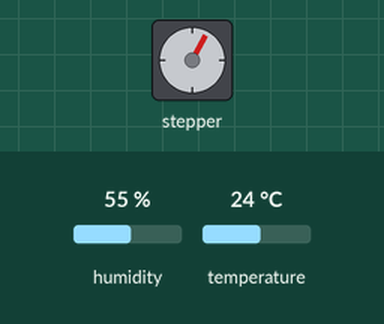
This sketch was run on a simulated ESP32. Shown: stepper motor. The test bench sets the inputs (shaded band); at power-on: temperature 24 °C, humidity 55 %. No MQTT or app messages arrive unless stated; stepper angles assume 2048 steps per turn.

Above: at 1.2 s.
1.3 s: temperature set to 20.6 °C
At 1.66 s:
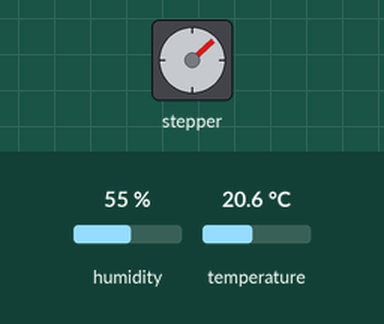
4.8 s: temperature set to 19.3 °C
At 5.2 s:
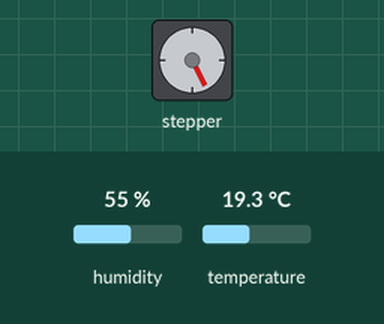
6.3 s: temperature set to 28 °C
At 6.77 s:
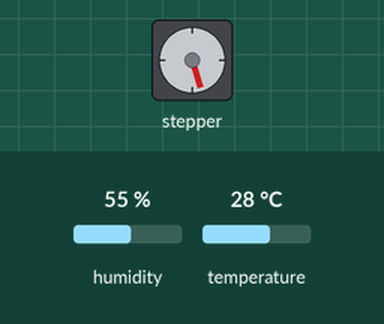
Timing chart, 0 to 19.3 s (numbered marks = the images above; inputs shaded):
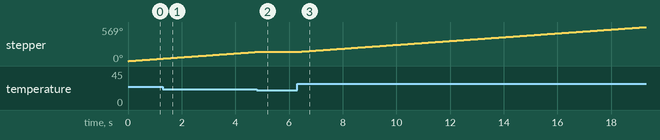

Measured:
- the behaviour switches between 20.1 and 20 °C on temperature (found by bisection; images 1 and 2)
- after the input at 4.8 s, stepper: stops changing and stays 153°
- after the input at 6.3 s, stepper: keeps turning clockwise at about 32°/s, starting at once

The sketch:

sketch.ino
```cpp
// Antônio Biasotti Amorim 32114141
// Augusto Koshiyama Bento 32150741
// Benjamim Yong Jin Kim 32169388
// Gabriel Moreira Cabral 32153074

#include "EspMQTTClient.h"
#include "DHTesp.h"
#include <AccelStepper.h>

AccelStepper stepper1(AccelStepper::FULL4WIRE, 13, 12, 14, 27);

EspMQTTClient client(
  "Wokwi-GUEST",
  "",
  "test.mosquitto.org",

  "mqtt-mack-pub-sub",
  1883
);

const int DHT_PIN = 15;

DHTesp dhtSensor;

void setup()
{
  stepper1.setMaxSpeed(8000);
  Serial.begin(115200);

  dhtSensor.setup(DHT_PIN, DHTesp::DHT22);


  client.enableDebuggingMessages();
}

unsigned long lastSendTime = 0;
const unsigned long sendInterval = 2000;

void lerEnviarDados() {
  unsigned long currentTime = millis();
  if (currentTime - lastSendTime >= sendInterval) {
    TempAndHumidity data = dhtSensor.getTempAndHumidity();
    float temperature = String(data.temperature, 2).toFloat();
    client.publish("chad/temp", String(temperature) + "°C");
    lastSendTime = currentTime;
  }
}

void onConnectionEstablished()
{

}

void loop()
{
  client.loop(); // Executa em loop
  float temperature = dhtSensor.getTemperature();

  if (temperature <= 20) {
    stepper1.setSpeed(0);
    stepper1.runSpeed();
    digitalWrite(13, LOW);
    digitalWrite(12, LOW);
    digitalWrite(14, LOW);
    digitalWrite(27, LOW);

  } else if (temperature >= 20 && temperature <25) {
    stepper1.setSpeed(500);
    stepper1.runSpeed();

  } else if (temperature >=25 && temperature <30) {
    stepper1.setSpeed(1000);
    stepper1.runSpeed();

  } else if (temperature >=30 && temperature <35) {
    stepper1.setSpeed(1500);
    stepper1.runSpeed();

  } else if (temperature >=35) {
    stepper1.setSpeed(2000);
    stepper1.runSpeed();

  }

  lerEnviarDados();
}
```
